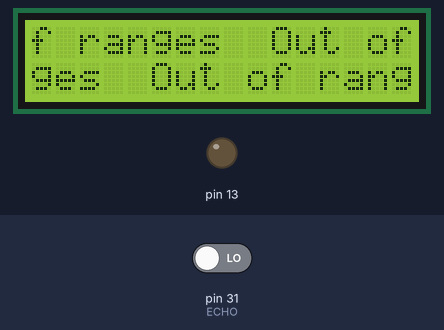
Simulated run of this sketch. Board: Arduino Uno, built with avr-gcc and run on an emulated ATmega328P. On the bench: 16×2 character LCD, output pins drawn as LEDs (lit = HIGH). The inputs (shaded band) are chosen by the test bench; at power-on: pin 31 (ECHO) LOW.

Above: at 0.51 s.
At 1.42 s:
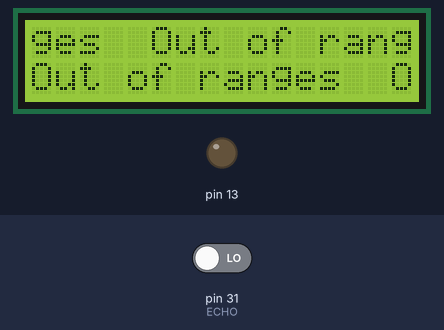
At 2.32 s:
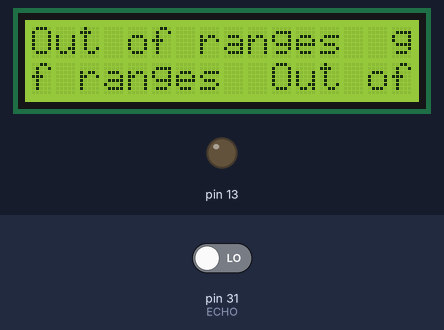
At 3.22 s:
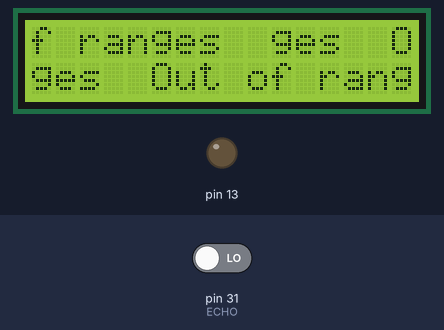
At 3.82 s:
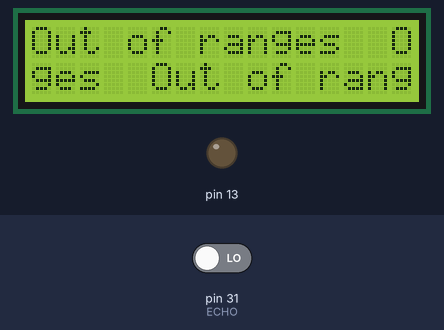
At 5.02 s:
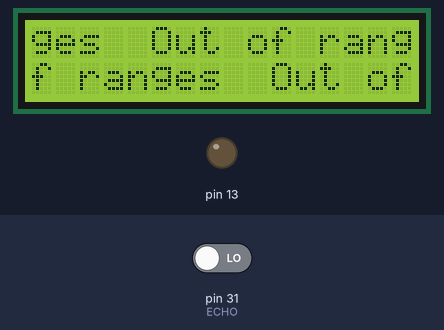

The sketch:

LCD_GATEBAR.ino
```cpp
#include <LiquidCrystal_I2C.h>
#include "HCSR04.h"
const uint8_t SURVO{13U};

enum PINS {
  TRIGGER = 30U,
  ECHO
};

class UltraSonicDistanceSensor ultra_soic(TRIGGER, ECHO);
class LiquidCrystal_I2C lcd(0x27, 16, 2);
float temperature = {22.05};

void setup() {
  Serial.begin(115200UL);
  lcd.init();
  lcd.home();
  lcd.backlight();
  pinMode(SURVO, OUTPUT);
}

void loop() {
  float distance = ultra_soic.measureDistanceCm();
    if (distance > 400.0F or distance < 0.0F) {
      lcd.println(F("Out of ranges"));
    } else {
      lcd.print(F("distance: "));
      lcd.print(String(distance) + String(" cm"));
      lcd.setCursor(0,0);
      delay(500UL);
      lcd.clear();

      if (distance >= 10 || distance <= 1){
        for(int i = 255; i >= 0; i -= 5) {
        analogWrite(SURVO, i);
        delay(25UL);
        lcd.setCursor(0,1);
        lcd.print("WELCOME");
        delay(500UL);
        lcd.clear();
      }
    }
    delay(500UL);
  }
}
```

HCSR04.cpp
```cpp
/*
  HCSR04 - Library for arduino, for HC-SR04 ultrasonic distance sensor.
  Created by Martin Sosic, June 11, 2016.
*/

#include "Arduino.h"
#include "HCSR04.h"

UltraSonicDistanceSensor::UltraSonicDistanceSensor(
        byte triggerPin, byte echoPin, unsigned short maxDistanceCm, unsigned long maxTimeoutMicroSec) {
    this->triggerPin = triggerPin;
    this->echoPin = echoPin;
    this->maxDistanceCm = maxDistanceCm;
    this->maxTimeoutMicroSec = maxTimeoutMicroSec;
    pinMode(triggerPin, OUTPUT);
    pinMode(echoPin, INPUT);
}

float UltraSonicDistanceSensor::measureDistanceCm() {
    //Using the approximate formula 19.307°C results in roughly 343m/s which is the commonly used value for air.
    return measureDistanceCm(19.307);
}

float UltraSonicDistanceSensor::measureDistanceCm(float temperature) {
    unsigned long maxDistanceDurationMicroSec;

    // Make sure that trigger pin is LOW.
    digitalWrite(triggerPin, LOW);
    delayMicroseconds(2);
    // Hold trigger for 10 microseconds, which is signal for sensor to measure distance.
    digitalWrite(triggerPin, HIGH);
    delayMicroseconds(10);
    digitalWrite(triggerPin, LOW);
    float speedOfSoundInCmPerMicroSec = 0.03313 + 0.0000606 * temperature; // Cair ≈ (331.3 + 0.606 ⋅ ϑ) m/s

    // Compute max delay based on max distance with 25% margin in microseconds
    maxDistanceDurationMicroSec = 2.5 * maxDistanceCm / speedOfSoundInCmPerMicroSec;
    if (maxTimeoutMicroSec > 0) {
    	maxDistanceDurationMicroSec = min(maxDistanceDurationMicroSec, maxTimeoutMicroSec);
    }

    // Measure the length of echo signal, which is equal to the time needed for sound to go there and back.
    unsigned long durationMicroSec = pulseIn(echoPin, HIGH, maxDistanceDurationMicroSec); // can't measure beyond max distance

    float distanceCm = durationMicroSec / 2.0 * speedOfSoundInCmPerMicroSec;
    if (distanceCm == 0 || distanceCm > maxDistanceCm) {
        return -1.0 ;
    } else {
        return distanceCm;
    }
}
```

HCSR04.h
```cpp
/*
  HCSR04 - Library for arduino, for HC-SR04 ultrasonic distance sensor.
  Created by Martin Sosic, June 11, 2016.
*/

#ifndef HCSR04_H
#define HCSR04_H

#include "Arduino.h"

class UltraSonicDistanceSensor {
 public:
    /**
     * @param triggerPin  Digital pin that is used for controlling sensor (output).
     * @param echoPin  Digital pin that is used to get information from sensor (input).
     * @param maxDistanceCm  Maximum distance sensor can measure, defaults to 4m for HC-SR04.
     *                       You might want to set this value if you are using different sensor than HC-SR04
     *                       or if you don't care about distances larger than whatever you will set it to
     *                       (therefore reducing time it takes for a single measurement).
     * @param maxTimeoutMicroSec  Single measurement will never take longer than whatever value you provide here.
     *   You might want to do this in order to ensure your program is never blocked for longer than some specific time,
     *   since measurements are blocking.
     *   By default, there is no limit on time (only on distance). By defining timeout, you are again limiting the distance.
     */
    UltraSonicDistanceSensor(byte triggerPin, byte echoPin, unsigned short maxDistanceCm = 400, unsigned long maxTimeoutMicroSec = 0);

    /**
     * Measures distance by sending ultrasonic waves and measuring time it takes them
     * to return.
     * @returns Distance in centimeters, or negative value if distance is greater than 400cm.
     */
    float measureDistanceCm();

    /**
     * Measures distance by sending ultrasonic waves and measuring time it takes them
     * to return. Measurement can not exceed duration calculated with maxDistanceCm or maxTimeoutMicroSec.
     * @param temperature  Temperature in degrees celsius
     * @returns Distance in centimeters, or negative value if distance is greater than 400cm.
     */
    float measureDistanceCm(float temperature);
 private:
    byte triggerPin, echoPin;
    unsigned short maxDistanceCm;
    unsigned long maxTimeoutMicroSec;
};

#endif // HCSR04_H
```

Measured:
- by itself, everything shown: repeats every 4.8 s, in 16 steps
